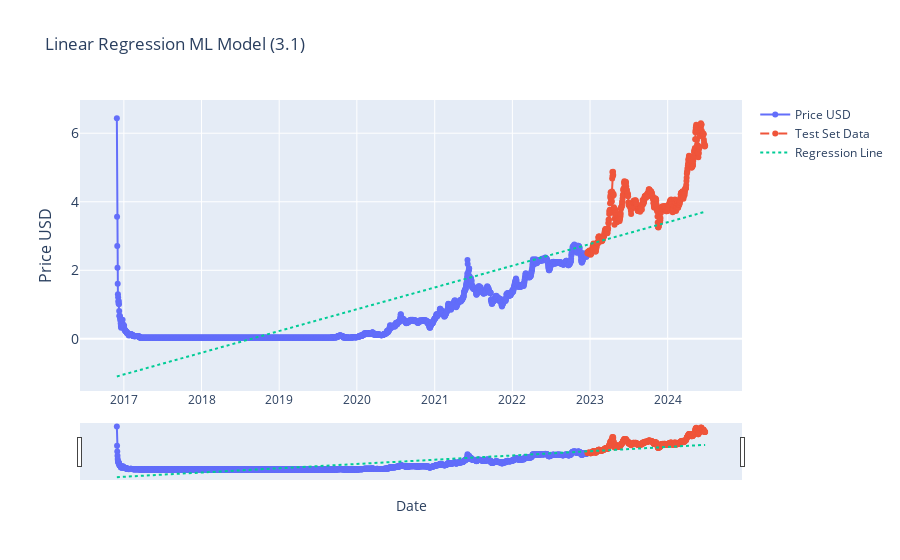

Notebook cell for this chart:
### Markdown cell above
### Regression modelling

### Code cell
# Linear Regression (3.1)

from sklearn.linear_model import LinearRegression
from sklearn.model_selection import train_test_split
import plotly.graph_objects as go
import pandas as pd
from ipywidgets import interact, DatePicker
import numpy as np

current_item['date_ordinal'] = current_item.index.map(pd.Timestamp.toordinal)
X = current_item['date_ordinal'].values.reshape(-1, 1)
y = current_item['price_usd'].values


# train test split (first 80% train, last 20% test)
split_point = int(len(X) * 0.80)  
X_train, X_test = X[:split_point], X[split_point:]
y_train, y_test = y[:split_point], y[split_point:]


# intialize the model (like initialising a variable)
model_lr = LinearRegression()
model_lr.fit(X, y)

# make predictions
y_pred = model_lr.predict(X)


def update_graph(start_date, end_date):
    # Filtering the data based on the date range
    mask = (df.index >= pd.to_datetime(start_date)) & (df.index <= pd.to_datetime(end_date))
    filtered_data = df.loc[mask]
    filtered_pred = y_pred[mask]

    # Creating the plot
    fig = go.Figure()
    fig.add_trace(go.Scatter(x=filtered_data.index[:split_point], y=filtered_data['price_usd'], mode='lines+markers', name='Price USD'))

     # Add the test set prices
    fig.add_trace(go.Scatter(x=filtered_data.index[split_point:], y=y_test, mode='lines+markers', name='Test Set Data', line=dict(dash='dash')))


    # Add the predicted prices
    fig.add_trace(go.Scatter(x=filtered_data.index, y=filtered_pred, mode='lines', name='Regression Line', line=dict(dash='dot')))

    # Formatting
    fig.update_layout(
        title='Linear Regression ML Model (3.1)',
        xaxis_title='Date',
        yaxis_title='Price USD',
        yaxis=dict(
            title='Price USD',
            titlefont_size=16,
            tickfont_size=14,
        ),
        xaxis=dict(  # Added lines for range slider
            rangeslider=dict(
                visible=True
            ),
            type="date"
        ),
        showlegend=True

        )

    fig.show()


# Creating interactive widgets for date selection
start_date_picker = DatePicker(description='Start Date', value=current_item.index[0], disabled=False)
end_date_picker = DatePicker(description='End Date', value=current_item.index[-1], disabled=False)

# Display the interactive widget
interact(update_graph, start_date=start_date_picker, end_date=end_date_picker)

### Figure 1 — Plotly figure (JSON) as saved in the notebook; plotly's stock layout.template omitted (floating-point values rounded to 4 significant figures; data arrays with more than 128 entries replaced by an {"elided": "..."} marker saying what was removed)
{"data": [{"mode": "lines+markers", "name": "Price USD", "type": "scatter", "x": {"elided": "2212 str values"}, "y": {"elided": "2766 float values"}}, {"line": {"dash": "dash"}, "mode": "lines+markers", "name": "Test Set Data", "type": "scatter", "x": {"elided": "554 str values"}, "y": {"elided": "554 float values"}}, {"line": {"dash": "dot"}, "mode": "lines", "name": "Regression Line", "type": "scatter", "x": {"elided": "2766 str values"}, "y": {"elided": "2766 float values"}}], "layout": {"showlegend": true, "title": {"text": "Linear Regression ML Model (3.1)"}, "xaxis": {"rangeslider": {"visible": true}, "title": {"text": "Date"}, "type": "date"}, "yaxis": {"tickfont": {"size": 14}, "title": {"font": {"size": 16}, "text": "Price USD"}}}}
